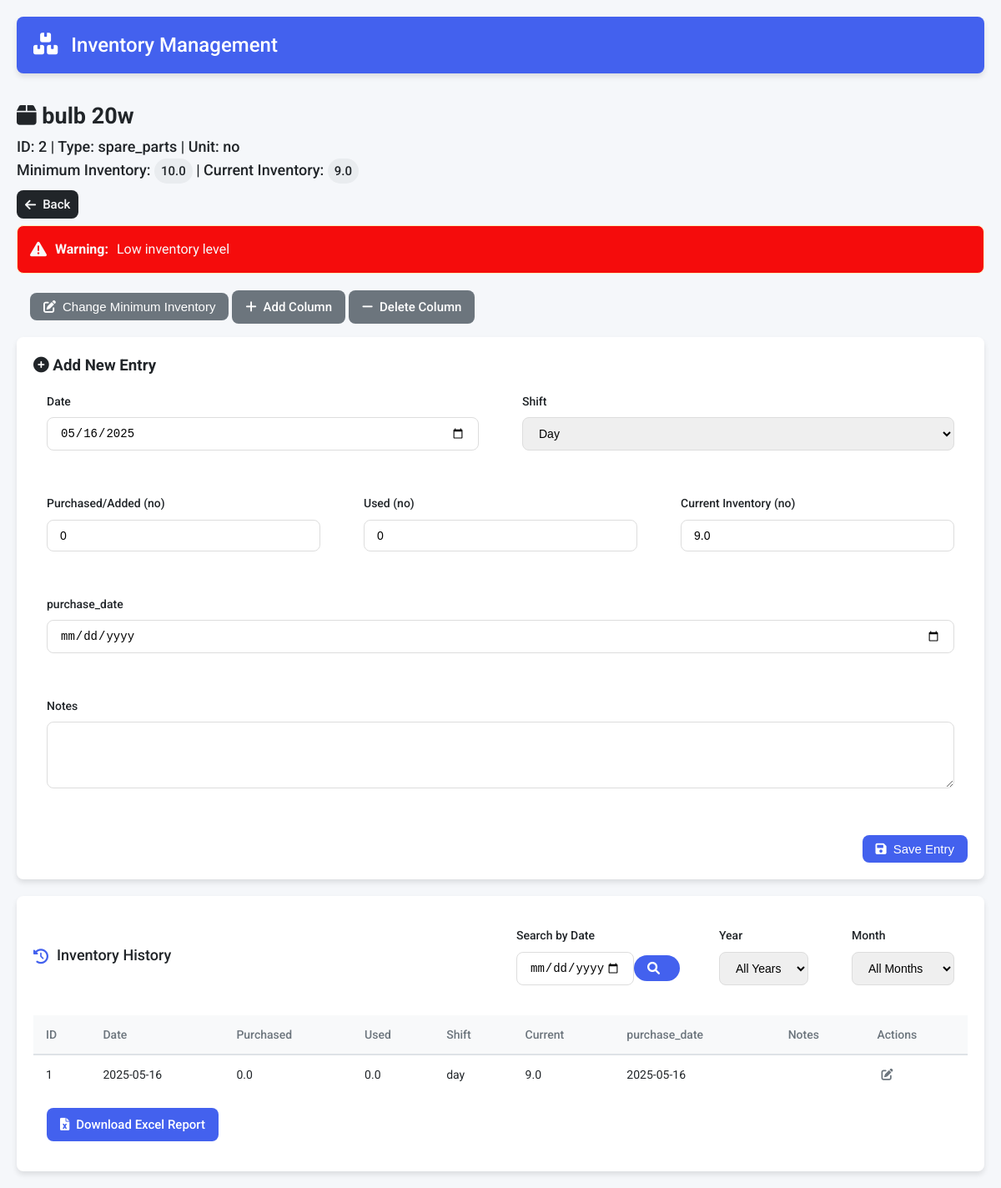
The app's page /item/2 with its own data.
### tables this page shows
CREATE TABLE items
                     (id INTEGER PRIMARY KEY AUTOINCREMENT,
                      name TEXT UNIQUE,
                      item_type TEXT,
                      item_unit TEXT,
                      minimum_inventory REAL,
                      current_inventory REAL check(current_inventory >= 0) default 0,
                      init_inventory_pm REAL,
                      updated_at TIMESTAMP DEFAULT CURRENT_TIMESTAMP,
                      has_rolls INTEGER BOOLEAN DEFAULT 0,
                      custom_fields TEXT);

CREATE TABLE item_bulb_20w (id INTEGER PRIMARY KEY AUTOINCREMENT, item_id INTEGER NOT NULL REFERENCES items(id) ON DELETE CASCADE, purchased_no REAL, used_no REAL, date DATE, current_inventory REAL CHECK(current_inventory >= 0) default 0, shift TEXT, notes TEXT, purchase_date TEXT);

### app.py (the view, shortened to what this page needs)
@app.route('/item/<int:item_id>', methods=['GET', 'POST'])
def item_form(item_id):
    conn = get_db_connection()
    c = conn.cursor()
    c.execute('SELECT name, item_type,item_unit, minimum_inventory,current_inventory,has_rolls ,custom_fields FROM items WHERE id = ?', (item_id,))
    item = c.fetchone()
    if not item:
        return "Item not found", 404
    item_name, item_type, item_unit ,min_inv,cur_inv,has_rolls, custom_fields_str = item
    custom_fields = json.loads(custom_fields_str) if custom_fields_str else {}
    table_name = f"item_{normalize_names(item_name)}"
    month = request.args.get('month')
    year = request.args.get('year')
    search_res = request.args.get('date_search')
    print(search_res , "!!!!!!!!!!!!here")
    query = f"SELECT * FROM {table_name}"
    params = []
    query += " ORDER BY id ASC limit 10"
    c.execute(query, params)
    columns = [description[0] for description in c.description]
    entries = [dict(zip(columns, row)) for row in c.fetchall()]
    c.execute(f"SELECT DISTINCT strftime('%Y', date) AS year FROM {table_name} ORDER BY year")
    available_years = [row[0] for row in c.fetchall()]
    months_map = {
        '01': 'January', '02': 'February', '03': 'March',
        '04': 'April', '05': 'May', '06': 'June',
        '07': 'July', '08': 'August', '09': 'September',
        '10': 'October', '11': 'November', '12': 'December'
        }
    c.execute(f"SELECT DISTINCT strftime('%m-%Y', date) AS month_year FROM {table_name} ORDER BY month_year DESC")
    available_months = [ (row[0], months_map.get(row[0][:2], 'Unknown')) for row in c.fetchall()]
    print(available_months)
    conn.close()
    return render_template('item_form.html',
                         item_id=item_id,
                         item_name=item_name,
                         item_type=item_type,
                         item_unit = item_unit,
                         min_inv=min_inv,
                         cur_inv = cur_inv,
                         has_rolls = has_rolls,
                         custom_fields=custom_fields,
                         entries=entries,
                         current_date=datetime.now().strftime('%Y-%m-%d'),
                         available_years=available_years,
                         available_months=available_months,
                         current_year=year,
                         current_month=month)

### templates/Item_form.html (shortened to what this page needs)
{% extends "base.html" %}
{% block content %}
    <div class="item-detail-container">
        <div class="item-header">
                <h2><i class="fas fa-box"></i> {{ item_name }}</h2>
                <p class="item-meta">ID: {{ item_id }} | Type: {{ item_type }} | Unit: {{ item_unit }}</p>
                <p class="item-inventory">
                    Minimum Inventory: <span class="badge">{{ min_inv }}</span> |
                    Current Inventory: <span class="badge">{{ cur_inv }}</span>
                </p>
            <a href="{{ url_for('index') }}" class="btn btn-back">
                <i class="fas fa-arrow-left"></i> Back
            </a>
        </div>
        {% if cur_inv < min_inv %}
        <div class="alert alert-warning">
            <i class="fas fa-exclamation-triangle"></i>
            <strong>Warning:</strong> Low inventory level
        </div>
        {% endif %}
        <div class="action-buttons" style="margin: 1rem;">
            <button onclick="toggleMinInvEdit()" class="btn btn-secondary" id="editMinInvBtn">
                <i class="fas fa-edit"></i> Change Minimum Inventory
            </button>
            <a href="{{ url_for('add_column', item_id=item_id) }}" class="btn btn-secondary">
                <i class="fas fa-plus"></i> Add Column
            </a>
            <a href="{{ url_for('delete_column', item_id=item_id) }}" class="btn btn-secondary">
                <i class="fas fa-minus"></i> Delete Column
            </a>
        </div>
        <div class="form-container">
            <h3><i class="fas fa-plus-circle"></i> Add New Entry</h3>
            <form method="POST" class="entry-form">
                <div class="form-row">
                    <div class="form-group">
                        <label for="date">Date</label>
                        <input type="date" id="date" name="date" required>
                    </div>
                    <div class="form-group">
                        <label for="shift">Shift</label>
                        <select id="shift" name="shift" required>
                            <option value="day">Day</option>
                        </select>
                    </div>
                </div>
                <div class="form-row">
                    <div class="form-group">
                        <label for="purchased">Purchased/Added ({{item_unit}})</label>
                        <input type="number" id="purchased" name="purchased" min="0" value="0" step="0.001" required>
                    </div>
                    <div class="form-group">
                        <label for="used">Used ({{item_unit}})</label>
                        <input type="number" id="used" name="used" min="0" value="0" step="0.001" required>
                    </div>
                    <div class="form-group">
                        <label for="current_inventory">Current Inventory ({{item_unit}})</label>
                        <input type="number" id="current_inventory" name="current_inventory" min="0" value="{{cur_inv}}" readonly>
                    </div>
                </div>
                {% for field_name, field_type in custom_fields.items() %}
                    <div class="form-group">
                        <label for="custom_{{ field_name }}">{{ field_name }}</label>
                        {% if field_type == 'number' %}
                            <input type="number" id="custom_{{ field_name }}" name="custom_{{ field_name }}" value="0" step="0.001" min="0">
                        {% elif field_type == 'date' %}
                            <input type="date" id="custom_{{ field_name }}" name="custom_{{ field_name }}">
                        {% else %}
                            <input type="text" id="custom_{{ field_name }}" name="custom_{{ field_name }}">
                        {% endif %}
                    </div>
                {% endfor %}
                <div class="form-group">
                    <label for="notes">Notes</label>
                    <textarea id="notes" name="notes" rows="3"></textarea>
                </div>
                <div class="form-actions">
                    <button type="submit" class="btn btn-primary">
                        <i class="fas fa-save"></i> Save Entry
                    </button>
                </div>
            </form>
        </div>
        <div class="history-container">
            <div class="history-header">
                <h3><i class="fas fa-history"></i> Inventory History</h3>
                <div class="filters">
                    <form method="GET" action="{{ url_for('item_form', item_id=item_id) }}" class="date-search-form">
                        <div class="form-group">
                            <label for="date_search">Search by Date</label>
                            <div class="input-group">
                                <input type="date" id="date_search" name="date_search" value="{{ search_res if search_res else '' }}"
                                       max="{{ datetime.now().strftime('%Y-%m-%d') }}">
                                <button type="submit" class="btn btn-primary" style="border-radius: 20px;">
                                    <i class="fas fa-search"></i>
                                </button>
                            </div>
                        </div>
                    </form>
                    <form method="GET" action="{{ url_for('item_form', item_id=item_id) }}" class="filter-form">
                        <div class="form-row">
                            <div class="form-group">
                                <label for="year">Year</label>
                                <select name="year" id="year" onchange="this.form.submit()">
                                    <option value="">All Years</option>
                                </select>
                            </div>
                            <div class="form-group">
                                <label for="month">Month</label>
                                <select name="month" id="month" onchange="this.form.submit()">
                                    <option value="">All Months</option>
                                </select>
                            </div>
                        </div>
                    </form>
                </div>
            </div>
            {% if entries %}
            <div class="table-responsive">
                <table class="history-table">
                    <thead>
                        <tr>
                            <th>ID</th>
                            <th>Date</th>
                            <th>Purchased</th>
                            <th>Used</th>
                            <th>Shift</th>
                            <th>Current</th>
                            {% for field_name in custom_fields %}
                                <th>{{ field_name }}</th>
                            {% endfor %}
                            <th>Notes</th>
                            <th>Actions</th>
                        </tr>
                    </thead>
                    <tbody>
                        {% for entry in entries %}
                            <tr>
                                <td>{{entry.id}}</td>
                                <td>{{ entry.date }}</td>
                                <td>{{ entry['purchased_' ~ item_unit] }}</td>
                                <td>{{ entry['used_' ~ item_unit] }}</td>
                                <td>{{ entry.shift }}</td>
                                <td>{{entry.current_inventory}}</td>
                                {% for field_name in custom_fields %}
                                    <td>{{ entry.get(field_name, '') }}</td>
                                {% endfor %}
                                <td>{{ entry.notes }}</td>
                                <td>
                                    {% set entry_date = entry.date %}
                                    {% set today = datetime.now().strftime('%Y-%m-%d') %}
                                    {% if (datetime.strptime(today, '%Y-%m-%d') - datetime.strptime(entry_date, '%Y-%m-%d')).days <= 1 %}
                                        <a href="{{ url_for('edit_entry', item_id=item_id, entry_id=entry.id) }}"
                                        class="btn-icon" title="Edit">
                                            <i class="fas fa-edit"></i>
                                        </a>
                                    {% else %}
                                        <span class="text-muted">Locked</span>
                                    {% endif %}
                                </td>
                            </tr>
                        {% endfor %}
                    </tbody>
                </table>
            </div>
            {% else %}
            <div class="empty-state">
                <i class="fas fa-box-open"></i>
                <h3>No history entries</h3>
                <p>Add your first entry to see it here</p>
            </div>
            {% endif %}
            <div class="download-section" style="margin: 1rem 0 1rem 1rem;">
                <a href="{{ url_for('generate_excel', item_id=item_id) }}" class="btn btn-primary">
                    <i class="fas fa-file-excel"></i> Download Excel Report
                </a>
            </div>
        </div>
    </div>
{% endblock %}

### records on screen
items: name "bulb 20w", item_type "spare_parts", item_unit "no", minimum_inventory "10.0", current_inventory "9.0"
item_bulb_20w: id "1", date "2025-05-16", purchased_no.item_unit "0.0", used_no.item_unit "0.0", shift "day", current_inventory "9.0", get "2025-05-16"

### other values on screen
{{ item_id }} "2"
{{ field_name }} "purchase_date"
